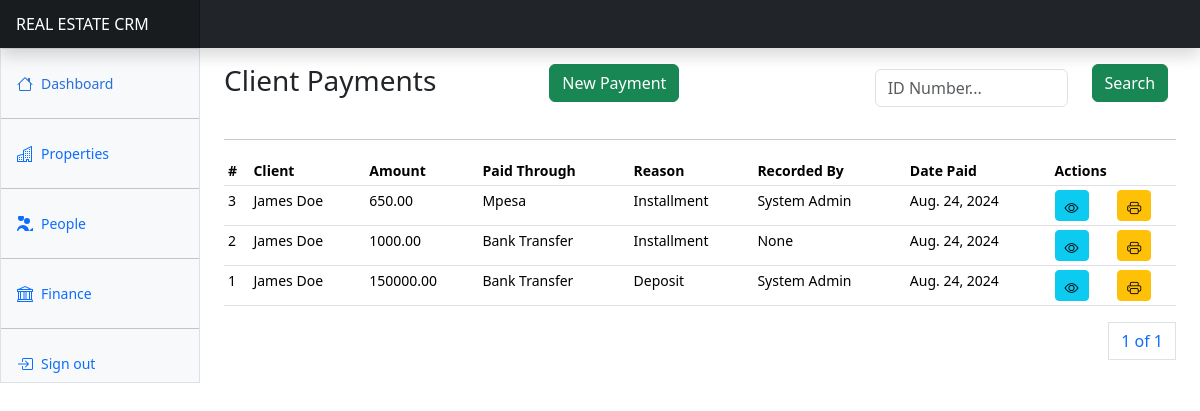
The app's page /finance/payments/ (signed in), older data.
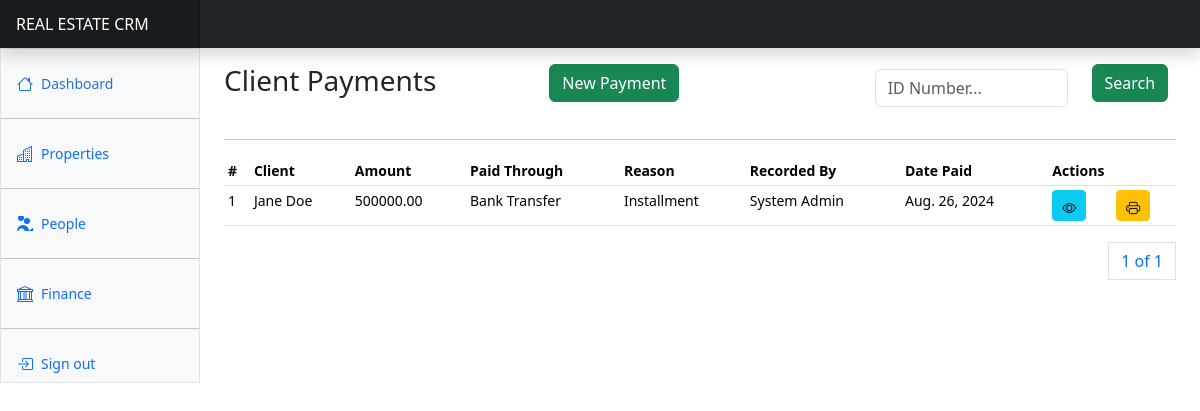
The same page, newer data.
### apps/finance/models.py (models this page shows, shortened)
class ClientPayment(AbstractBaseModel):
    client = models.ForeignKey("users.Client", on_delete=models.CASCADE)
    amount = models.DecimalField(max_digits=100, decimal_places=2)
    payment_reason = models.CharField(max_length=255, choices=PAYMENT_REASONS)
    recorded_by = models.ForeignKey("users.User", on_delete=models.SET_NULL, null=True)
    payment_method = models.CharField(max_length=255, choices=PAYMENT_METHODS)
    date_paid = models.DateField()
    installment = models.ForeignKey(
        ClientInstallment,
        on_delete=models.SET_NULL,
        null=True,
        related_name="installmentpayments",
    )

### apps/users/models.py (models this page shows, shortened)
class Client(AbstractBaseModel):
    name = models.CharField(max_length=255)
    email = models.EmailField(null=True)
    phone_number = models.CharField(max_length=255)
    id_number = models.CharField(max_length=255, null=True)
    kra_pin = models.CharField(max_length=255, null=True)
    gender = models.CharField(max_length=255)
    address = models.CharField(max_length=255, null=True)
    city = models.CharField(max_length=255, null=True)
    country = models.CharField(max_length=255, null=True)
    id_copy = models.FileField(upload_to="client_ids/", null=True)
    kra_certificate = models.FileField(upload_to="kra_cerificates/", null=True)
    photo = models.ImageField(upload_to="client_photos/", null=True)
    acquired_by = models.ForeignKey(User, on_delete=models.SET_NULL, null=True)
    def __str__(self):
        return self.name

class User(AbstractUser, AbstractBaseModel):
    role = models.CharField(choices=ROLE_CHOICES, max_length=32)
    phone_number = models.CharField(max_length=255)
    id_number = models.CharField(max_length=255, null=True)
    kra_pin = models.CharField(max_length=255, null=True)
    gender = models.CharField(max_length=255)
    position = models.CharField(max_length=255, null=True)
    address = models.CharField(max_length=255, null=True)
    city = models.CharField(max_length=255, null=True)
    country = models.CharField(max_length=255, null=True)
    def __str__(self):
        if self.first_name and self.last_name:
            return f"{self.first_name} {self.last_name}"
        else:
            return self.username

### apps/finance/payments/views.py (the view)
# urls.py: path("payments/", payments, name="payments"),
@login_required(login_url="/users/login")
def payments(request):
    payments = ClientPayment.objects.all().order_by("-created")
    clients = Client.objects.all()
    if request.method == "POST":
        id_number = request.POST.get("search_text")
        payments = ClientPayment.objects.filter(
            Q(client__id_number__icontains=id_number)
        )
    paginator = Paginator(payments, 10)
    page_number = request.GET.get("page")
    page_obj = paginator.get_page(page_number)
    context = {
        "page_obj": page_obj,
        "payment_methods": PAYMENT_METHODS,
        "payment_reasons": PAYMENT_REASONS,
        "clients": clients,
    }
    return render(request, "finance/payments/payments.html", context)

### templates/finance/payments/payments.html (shortened to what this page needs)
{% extends "base.html" %}
{% block content %}
<div class="row">
    <div class="col-4">
        <h3>Client Payments</h3>
    </div>
    <div class="col-4">
        <a class="btn btn-success" data-bs-toggle="modal" data-bs-target="#newPaymentModal">New Payment</a>
    </div>
    <div class="col-4">
      <form method="POST">
        <div class="input-group mb-3">
          <div class="row">
            <div class="col-8">
              <input type="text" class="form-control" name="search_text" id="search_text" placeholder="ID Number..." >
            </div>
            <div class="col-4">
              <button class="btn btn-success">Search</button>
            </div>
          </div>
        </div>
      </form>
    </div>
</div>
<hr/>
      <div class="table-responsive small">
        <table class="table table-sm">
          <thead>
            <tr>
              <th scope="col">#</th>
              <th scope="col">Client</th>
              <th scope="col">Amount</th>
              <th scope="col">Paid Through</th>
              <th scope="col">Reason</th>
              <th scope="col">Recorded By</th>
              <th scope="col">Date Paid</th>
              <th scope="col" colspan="2">Actions</th>
            </tr>
          </thead>
          <tbody>
            {% for payment in page_obj %}
            <tr>
              <td>{{payment.id}}</td>
              <td>{{payment.client}}</td>
              <td>{{payment.amount}}</td>
              <td>{{payment.payment_method}}</td>
              <td>{{payment.payment_reason}}</td>
              <td>{{payment.recorded_by}}</td>
              <td>{{payment.date_paid}}</td>
              <td><a href="#" class="btn btn-info btn-sm" data-bs-toggle="modal" data-bs-target="#paymentDetailsModal{{ payment.id }}">
                <i class="bi bi-eye"></i>
              </a></td>
              <td><a href="#" class="btn btn-warning btn-sm">
                <i class="bi bi-printer"></i>
              </a></td>
            </tr>
            {% endfor %}
          </tbody>
        </table>
        <div>
          <nav aria-label="Page navigation example">
            <ul class="pagination justify-content-end">
              <a class="page-link" href="#">{{ page_obj.number }} of {{ page_obj.paginator.num_pages }}</a>
            </ul>
          </nav>
        </div>
      </div>
{% endblock content %}

### templates/base.html (shortened to what this page needs)
{% load static %}
<!doctype html>
<html lang="en" data-bs-theme="auto">
  <head><script src="{% static 'assets/js/color-modes.js' %}"></script>
    <link rel="stylesheet" href="https://cdn.jsdelivr.net/npm/@docsearch/css@3">
<link href="{%  static 'assets/dist/css/bootstrap.min.css' %}" rel="stylesheet">
    <link href="{%  static 'assets/dist/css/bootstrap-icons.css' %}" rel="stylesheet">
    <link href="{% static 'dashboard.css' %}" rel="stylesheet">
  </head>
  <body>
<header class="navbar sticky-top bg-dark flex-md-nowrap p-0 shadow" data-bs-theme="dark">
  <a class="navbar-brand col-md-3 col-lg-2 me-0 px-3 fs-6 text-white" href="{% url 'home' %}">REAL ESTATE CRM</a>
</header>
<div class="container-fluid">
  <div class="row">
    {% include "includes/sidebar.html" %}
    <main class="col-md-9 ms-sm-auto col-lg-10 px-md-4 mt-3">
      {% block content %}
      {% endblock content %}
  </main>
  </div>
</div>
    <script src="{% static 'dashboard.js' %}"></script></body>
</html>

### templates/includes/sidebar.html (shortened to what this page needs)
<div class="sidebar border border-right col-md-3 col-lg-2 p-0 bg-body-tertiary">
  <div class="offcanvas-md offcanvas-end bg-body-tertiary" tabindex="-1" id="sidebarMenu" aria-labelledby="sidebarMenuLabel">
    <div class="offcanvas-body d-md-flex flex-column p-0 pt-lg-3 overflow-y-auto">
      <ul class="nav flex-column">
        {% if request.user.role == "Admin" %}
        <li class="nav-item">
          <a class="nav-link d-flex align-items-center gap-2 active" aria-current="page" href="{% url 'home' %}">
            Dashboard
          </a>
        </li>
        <hr>
        <li class="nav-item">
          <a class="nav-link d-flex align-items-center gap-2" href="{% url 'properties' %}">
            Properties
          </a>
        </li>
        <hr>
        <li class="nav-item">
          <a class="nav-link d-flex align-items-center gap-2" data-bs-toggle="collapse" href="#peopleGroup" role="button" aria-expanded="false" aria-controls="peopleGroup">
            People
          </a>
        </li>
        <hr>
        <li class="nav-item">
          <a class="nav-link d-flex align-items-center gap-2" data-bs-toggle="collapse" href="#financeGroup" role="button" aria-expanded="false" aria-controls="financeGroup">
            Finance
          </a>
        </li>
        {% endif %}
      </ul>
      <hr class="my-3">
        <ul class="nav flex-column mb-auto">
          <li class="nav-item">
            <a class="nav-link d-flex align-items-center gap-2" href="{% url 'logout' %}">
              Sign out
            </a>
          </li>
        </ul>
    </div>
  </div>
</div>

### static/dashboard.css (style rules this page uses)
.bi { display: inline-block; width: 1rem; height: 1rem; }
.sidebar .nav-link { font-size: .875rem; font-weight: 500; }
.sidebar .nav-link.active { color: #2470dc; }
.navbar-brand { padding-top: .75rem; padding-bottom: .75rem; background-color: rgba(0, 0, 0, .25); box-shadow: inset -1px 0 0 rgba(0, 0, 0, .25); }

### templates/finance/payments/payments.html (style rules this page uses)
select, input { width: 100%; padding: 10px; margin-top: 5px; font-size: 16px; border: 1px solid #ccc; border-radius: 4px; }

### templates/base.html (style rules this page uses)
.bi { vertical-align: -.125em; fill: currentColor; }

Row changes from the older to the newer data that the page shows:
removed ClientPayment: id "3", client "James Doe", amount "650.00", payment_method "Mpesa", payment_reason "Installment", recorded_by "System Admin", date_paid "Aug. 24, 2024"
removed ClientPayment: id "2", client "James Doe", amount "1000.00", payment_method "Bank Transfer", payment_reason "Installment", recorded_by "None", date_paid "Aug. 24, 2024"
changed ClientPayment "Bank Transfer": client "James Doe" → "Jane Doe"; amount "150000.00" → "500000.00"; payment_reason "Deposit" → "Installment"; date_paid "Aug. 24, 2024" → "Aug. 26, 2024"
